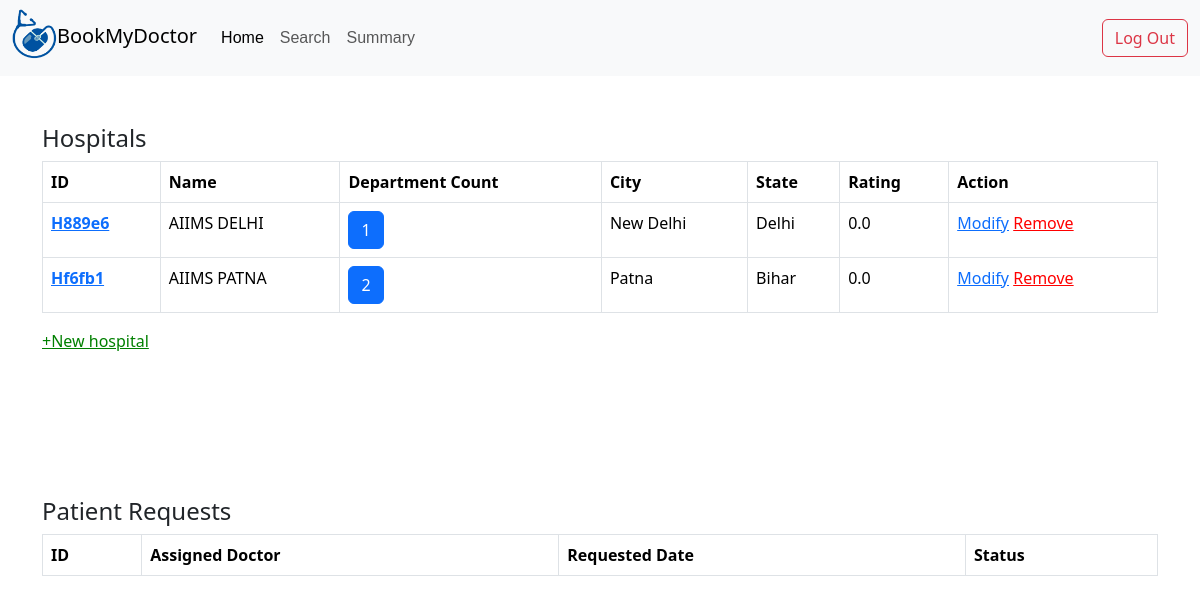
The app's page /admin/dashboard with its own data.
### application/models.py (models this page shows)
class Hospital(db.Model):
    id=db.Column(db.String(),primary_key=True)
    name=db.Column(db.String())
    state=db.Column(db.String())
    city=db.Column(db.String())
    nDept=db.Column(db.Integer,default=0)
    rating=db.Column(db.Float,default=0)

### application/controllers.py (the view)
@app.route('/admin/dashboard',methods=['GET','POST'])
def adminDashboard():
    deptdocs=[]
    for i in Deptdoc.query.all():
        deptdocs.append((i,Doctor.query.get(i.docid)))
    return render_template('admin_dash.html',hospitals=Hospital.query.all(),deptdocs=deptdocs,departments=Department.query.all())

### templates/admin_dash.html (shortened to what this page needs)
<!DOCTYPE html>
<html lang="en">
<head>
    <link href="https://cdn.jsdelivr.net/npm/bootstrap@5.3.3/dist/css/bootstrap.min.css" rel="stylesheet">
    <link rel="stylesheet" href="../static/admin_dash.css">
</head>
<body>
    <nav class="navbar navbar-expand-lg bg-body-tertiary">
        <div class="container-fluid">
            <a class="navbar-brand" href="#">
                <img class="logo" src="/static/images/logo.png"  width="45" height="50">BookMyDoctor
            </a>
          <div class="collapse navbar-collapse" id="navbarSupportedContent">
            <ul class="navbar-nav me-auto mb-2 mb-lg-0">
              <li class="nav-item">
                <a class="nav-link active" aria-current="page" href="#">Home</a>
              </li>
              <li class="nav-item">
                <a class="nav-link" href="#">Search</a>
              </li>
              <li class="nav-item">
                <a class="nav-link" href="#">Summary</a>
              </li>
            </ul>
              <a type="button" href="/" class="btn btn-outline-danger" >Log Out</a>
          </div>
        </div>
    </nav>
    <div class="container table-responsive mt-5" id="hospitals">
        <h4>Hospitals</h4>
      {%if hospitals|length%}
      <table class="table  table-bordered table-hover">
        <thead>
          <tr>
            <th scope="col">ID</th>
            <th scope="col">Name</th>
            <th scope="col">Department Count</th>
            <th scope="col">City</th>
            <th scope="col">State</th>
            <th scope="col">Rating</th>
            <th scope="col">Action</th>
          </tr>
        </thead>
        <tbody>
        {%for hospital in hospitals%}
          <tr>
            <th scope="row"><a href="/{{hospital.id}}/hospital/details">{{hospital.id}}</a></th>
            <td>{{hospital.name}}</td>
            <td ><button class="btn btn-primary catBtn" value="{{hospital.id}}">{{hospital.nDept}}</button></td>
            <td>{{hospital.city}}</td>
            <td>{{hospital.state}}</td>
            <td>{{hospital.rating}}</td>
            <td><a href="/{{hospital.id}}/hospital/modify">Modify</a> <a href="/{{hospital.id}}/hospital/remove" style="color:red">Remove</a></td>
          </tr>
        {%endfor%}
        </tbody>
      </table>
      {%else%}
      <h5>Oops! No hospitals added yet.</h5>
      {%endif%}
      <a href="/hospital/create" style="color:green">+New hospital</a>
      </div>
      <br><br>
      <br><br>
      <div class="container table-responsive mt-5">
        <h4>Patient Requests</h4>
      <table class="table table-bordered table-hover">
        <thead>
          <tr>
            <th scope="col">ID</th>
            <th scope="col">Assigned Doctor</th>
            <th scope="col">Requested Date</th>
            <th scope="col">Status</th>
          </tr>
        </thead>
      </table>
      </div>
</body>
</html>

### static/admin_dash.css (style rules this page uses)
.logo { transform: translateY(-4px); font-family: sans-serif; }
.nav-link { font-family: 'Lucida Sans', 'Lucida Sans Regular', 'Lucida Grande', 'Lucida Sans Unicode', Geneva, Verdana, sans-serif; }
.active { color:red; }

### records on screen
Hospital: id "H889e6", name "AIIMS DELHI", nDept "1", city "New Delhi", state "Delhi", rating "0.0"
Hospital: id "Hf6fb1", name "AIIMS PATNA", nDept "2", city "Patna", state "Bihar", rating "0.0"
